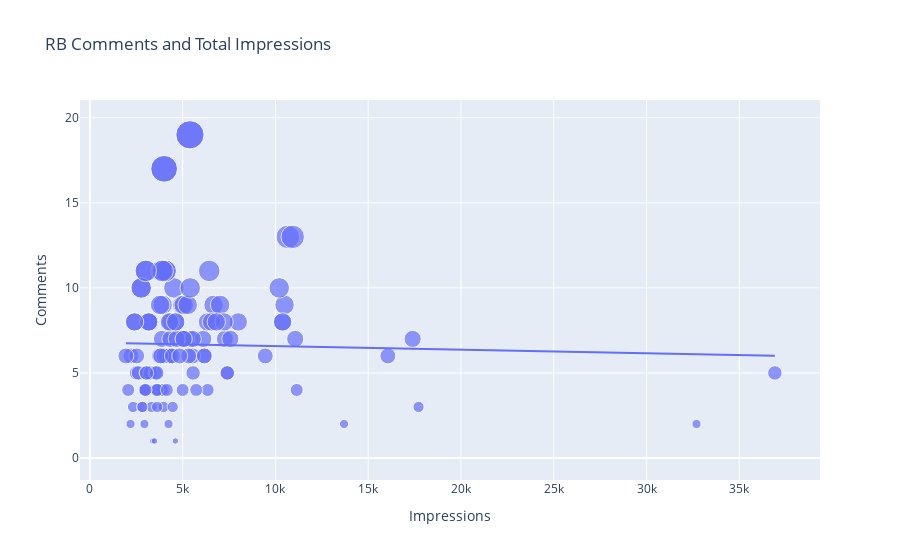

This figure's notebook cell:
### Code cell
#See the relationship between the number of comments and the number of impressions on Instagram posts-



figure = px.scatter(data_frame = data, x="Impressions",
                    y="Comments", size="Comments", trendline="ols", 
                    title = "RB Comments and Total Impressions")
figure.show()
